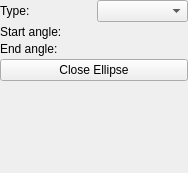
<?xml version="1.0" encoding="UTF-8"?>
<ui version="4.0">
 <author>
    SPDX-FileCopyrightText: none
    SPDX-License-Identifier: GPL-3.0-or-later
  </author>
 <class>EllipseShapeConfigWidget</class>
 <widget class="QWidget" name="EllipseShapeConfigWidget">
  <property name="geometry">
   <rect>
    <x>0</x>
    <y>0</y>
    <width>188</width>
    <height>173</height>
   </rect>
  </property>
  <property name="windowTitle">
   <string>Ellipse Shape</string>
  </property>
  <layout class="QGridLayout">
   <property name="leftMargin">
    <number>0</number>
   </property>
   <property name="topMargin">
    <number>0</number>
   </property>
   <property name="rightMargin">
    <number>0</number>
   </property>
   <property name="bottomMargin">
    <number>0</number>
   </property>
   <property name="verticalSpacing">
    <number>3</number>
   </property>
   <item row="0" column="0">
    <widget class="QLabel" name="label_3">
     <property name="text">
      <string>Type:</string>
     </property>
    </widget>
   </item>
   <item row="0" column="1">
    <widget class="QComboBox" name="ellipseType"/>
   </item>
   <item row="1" column="0">
    <widget class="QLabel" name="label">
     <property name="text">
      <string>Start angle:</string>
     </property>
    </widget>
   </item>
   <item row="2" column="0">
    <widget class="QLabel" name="label_2">
     <property name="text">
      <string>End angle:</string>
     </property>
    </widget>
   </item>
   <item row="3" column="0" colspan="2">
    <widget class="QPushButton" name="closeEllipse">
     <property name="text">
      <string>Close Ellipse</string>
     </property>
    </widget>
   </item>
   <item row="4" column="0">
    <spacer>
     <property name="orientation">
      <enum>Qt::Vertical</enum>
     </property>
     <property name="sizeHint" stdset="0">
      <size>
       <width>20</width>
       <height>6</height>
      </size>
     </property>
    </spacer>
   </item>
   <item row="1" column="1">
    <widget class="KisAngleSelector" name="startAngle" native="true"/>
   </item>
   <item row="2" column="1">
    <widget class="KisAngleSelector" name="endAngle" native="true"/>
   </item>
  </layout>
 </widget>
 <customwidgets>
  <customwidget>
   <class>KisAngleSelector</class>
   <extends>QWidget</extends>
   <header location="global">KisAngleSelector.h</header>
   <container>1</container>
  </customwidget>
 </customwidgets>
 <resources/>
 <connections/>
</ui>
